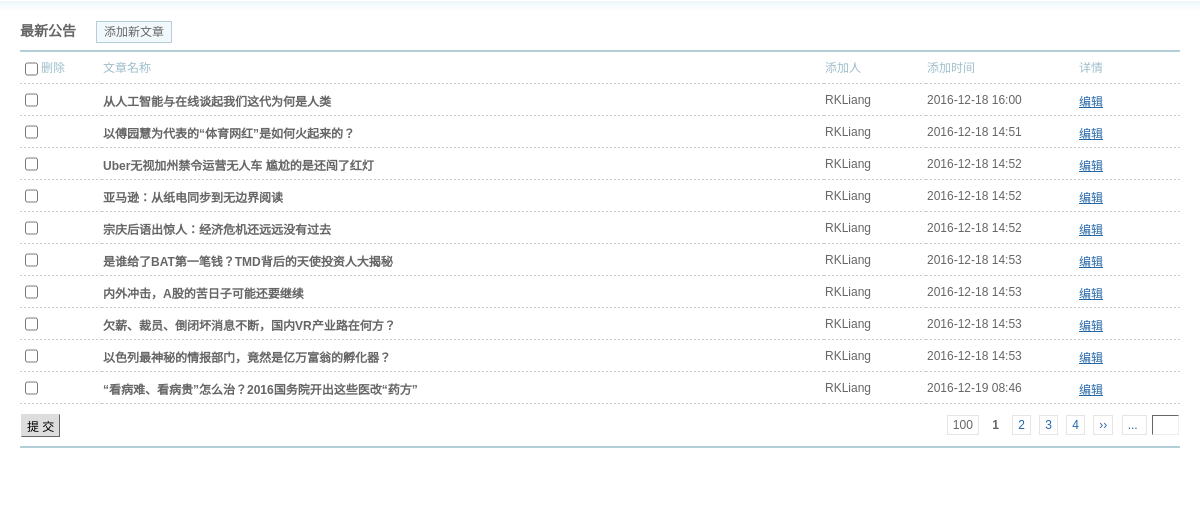
Screenshot of /admin/news_list.php with the database file from the repository.
### tables this page shows
CREATE TABLE `article` (
  `id` int(10) unsigned NOT NULL AUTO_INCREMENT,
  `title` char(100) NOT NULL DEFAULT '',
  `content` text NOT NULL,
  `artClass` char(10) NOT NULL DEFAULT '',
  `adder` char(20) NOT NULL DEFAULT '' COMMENT '添加人',
  `addTime` int(10) unsigned NOT NULL DEFAULT '0' COMMENT '添加时间',
  PRIMARY KEY (`id`)
);

### PDOClass/pdoClass.php (called while the page is built, shortened)
<?php
class pdoClass
{
    private $pdo = null;
    public $statement = null;
    public $options = array(
        PDO::MYSQL_ATTR_INIT_COMMAND => 'SET NAMES ',
    );
    public function __construct($host, $user = 'root', $pass = '', $dbname = '', $persistent = false, $charset = 'utf8')
    {
        $this->options[PDO::MYSQL_ATTR_INIT_COMMAND] .= $charset;
        $dsn = "mysql:host={$host};dbname={$dbname}";
        $this->pdo = new PDO($dsn, $user, $pass, $this->options);
    }
    public function query($sql)
    {
        $this->statement = $this->pdo->query($sql);
        return $this->statement;
    }
    public function fetchAll($fetch_style = PDO::FETCH_ASSOC, $handle = '')
    {
        if ($handle != '') {
            return $this->statement->fetchAll($fetch_style, $handle);
        } else {
            return $this->statement->fetchAll($fetch_style);
        }
    }
}

### admin/news_list.php (the view, shortened to what this page needs)
<?php
include_once '../PDOClass/pdoClass.php';
$host = '172.16.50.28';
$user = 'root';
$pass = 'root';
$dbname = 'jinling';
$link = new pdoClass($host, $user, $pass, $dbname);
$selSQL = "SELECT id,title,content,artClass,adder,addTime FROM article";
$link->query($selSQL);
$arr = $link->fetchAll();
?>
<!DOCTYPE html PUBLIC "-//W3C//DTD XHTML 1.0 Transitional//EN" "http://www.w3.org/TR/xhtml1/DTD/xhtml1-transitional.dtd">
<html xmlns="http://www.w3.org/1999/xhtml">
<head>
<link rel="stylesheet" href="styles/style.css" type="text/css" media="all">
</head>
<body>
<div class="container">
    <h3 class="marginbot">最新公告<a href="news_edit.php" class="sgbtn">添加新文章</a></h3>
    <div class="mainbox">
        <form action="" method="post">
            <table class="datalist fixwidth">
                <tbody>
                    <tr>
                        <th nowrap="nowrap"><input name="chkall" id="chkall" class="checkbox" type="checkbox"><label for="chkall">删除</label></th>
                        <th nowrap="nowrap">文章名称</th>
                        <th nowrap="nowrap">添加人</th>
                        <th nowrap="nowrap">添加时间</th>
                        <th nowrap="nowrap">详情</th>
                    </tr>
                    <?php
                    foreach($arr as $key=>$value){
                        ?>
                        <tr>
                            <td width="80"><input name="articles[]" value=<?php echo $arr["$key"]['id'];?> class="checkbox" type="checkbox"></td>
                            <td><strong><?php echo $arr["$key"]['title']?></strong></td>
                            <td width="100"><?php echo $arr["$key"]['adder']?></td>
                            <td width="150"><?php echo date("Y-m-d H:i",$arr["$key"]['addTime'])?></td>
                            <td width="100"><a href="news_update.php?id=<?php echo $arr["$key"]['id']?>">编辑</a></td>
                        </tr>
                    <?php }?>
                    <tr class="nobg">
                    	<td><input value="提 交" class="btn" type="submit"></td>
                        <td class="tdpage" colspan="4">
                            <div class="pages">
                            <em>100</em>
                            <strong>1</strong>
                            <a href="">2</a>
                            <a href="">3</a>
                            <a href="">4</a>
                            <a href="" class="next">&rsaquo;&rsaquo;</a>
                            <a href="" class="last">... </a>
                            <kbd><input type="text" name="custompage" size="3" onkeydown="if(event.keyCode==13) {window.location='?page='+this.value; return false;}" /></kbd>
                            </div>
                      	</td>
                    </tr>
                </tbody>
        	</table>
        </form>
    </div>
</div>
</body>
</html>

### admin/styles/style.css (style rules this page uses)
* { word-wrap:break-word; outline:none; }
body { background:#FFF; text-align:center; }
body, td, input, textarea, select, button { color:#666; font:12px "Lucida Grande", Verdana, Lucida, Helvetica, Arial, sans-serif; }
body, ul, dl, dd, p, h1, h2, h3, h4, h5, h6, form, fieldset { margin:0; padding:0; }
h1, h2, h3, h4, h5, h6 { font-size:12px; }
a { color:#2366A8; text-decoration:none; }
em, cite, th { font-style:normal; font-weight:normal; }
table { border-collapse:collapse; }
textarea, input { padding:2px; border:1px solid; border-color:#666 #eee #eee #666; }
.checkbox { height:14px; border:none; vertical-align:middle; }
.btn { margin:3px 0; padding:2px 5px; *padding:4px 5px 1px; border-color:#ddd #666 #666 #ddd; background:#DDD; color:#000; cursor:pointer; }
.sgbtn { margin-left:20px; padding:3px 7px; *padding:4px 7px 2px; border:1px solid #B5CFD9; background:#F2F9FD; color:#666; font-size:12px; font-weight:400; }
.container { padding:20px; text-align:left; background:url(../images/bg_repx_hb.gif) repeat-x; }
.mainbox { margin:10px 0; }
.datalist { clear:both; width:100%; border-top:2px solid #B5CFD9; border-bottom:2px solid #B5CFD9; }
.datalist th { line-height:250%; text-align:left; background:url(../images/bg_repx.gif) repeat-x 0 bottom; color:#9EBECB; font-size:12px; }
.datalist td { height:30px; background:url(../images/bg_repx.gif) repeat-x 0 bottom; }
.datalist a { text-decoration:underline; }
.fixwidth { width: 100%; }
.tdpage { text-align:right; }
.pages { clear:both; margin:10px 0; }
.pages em, .pages a, .pages strong { text-decoration:none; margin-left:5px; padding:2px 5px; border:1px solid #E5E5E5; }
.pages strong { border:none; font-weight:700; }
.pages kbd { margin-left: 5px; }
h3 { font-size:14px; }
.marginbot { margin-bottom:10px; }
.nobg { background:none; }
.nobg td { background:none; }

### rows the page displays
article: title "从人工智能与在线谈起我们这代为何是人类", adder "RKLiang", addTime "2016-12-18 16:00"
article: title "以傅园慧为代表的“体育网红”是如何火起来的？", adder "RKLiang", addTime "2016-12-18 14:51"
article: title "Uber无视加州禁令运营无人车 尴尬的是还闯了红灯", adder "RKLiang", addTime "2016-12-18 14:52"
article: title "亚马逊：从纸电同步到无边界阅读", adder "RKLiang", addTime "2016-12-18 14:52"
article: title "宗庆后语出惊人：经济危机还远远没有过去", adder "RKLiang", addTime "2016-12-18 14:52"
article: title "是谁给了BAT第一笔钱？TMD背后的天使投资人大揭秘", adder "RKLiang", addTime "2016-12-18 14:53"
article: title "内外冲击，A股的苦日子可能还要继续", adder "RKLiang", addTime "2016-12-18 14:53"
article: title "欠薪、裁员、倒闭坏消息不断，国内VR产业路在何方？", adder "RKLiang", addTime "2016-12-18 14:53"
article: title "以色列最神秘的情报部门，竟然是亿万富翁的孵化器？", adder "RKLiang", addTime "2016-12-18 14:53"
article: title "“看病难、看病贵”怎么治？2016国务院开出这些医改“药方”", adder "RKLiang", addTime "2016-12-19 08:46"
